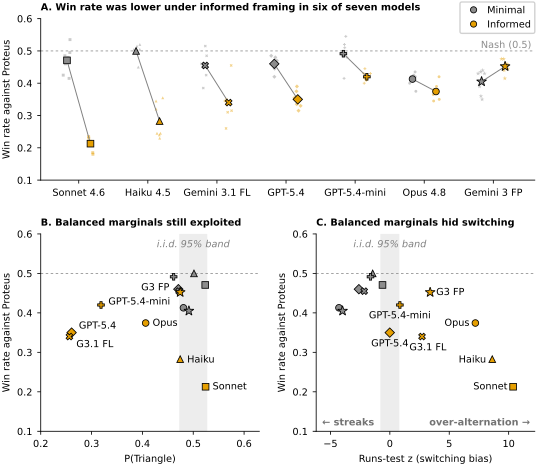

Reproduce this figure in Python.
"""Results figure, colour fork of fig_results_bw.py: colour encodes condition (baseline gray = minimal, orange = informed),
marker shape encodes model; no SEM whiskers (panel A shows the individual sessions instead).

A. Win rate was lower under informed framing in six of seven models (full width).
B. Win rate vs P(Triangle); band = 95% range of a cell mean (7 x 200 choices) under i.i.d. fair-coin play.
C. Win rate vs runs z; band = 95% range of a cell mean of seven session z scores under the same null (|z| < 1.96/sqrt(7)).
Panels A-C are the preprint's Figure 3, regenerated from the release data; the stay/shift plot is a separate
appendix figure. Inputs are the release bundle's data/sessions.csv (dataset == 'main') and
data/trials_compact.csv; set RELEASE below. Direct labels are hand-placed in data coordinates.
"""
import os, numpy as np, pandas as pd
import matplotlib.pyplot as plt, matplotlib as mpl

RELEASE = os.environ.get("PACA_RELEASE", os.path.join(os.path.dirname(os.path.abspath(__file__)), "..", "..", "release"))
OUT = os.path.dirname(os.path.abspath(__file__))

FS = 7.0   # every text element, matching Figure 1 (DejaVu Sans, 7 pt on the page)
mpl.rcParams.update({'font.family': 'DejaVu Sans', 'font.size': FS, 'axes.titlesize': FS, 'axes.labelsize': FS,
                     'xtick.labelsize': FS, 'ytick.labelsize': FS, 'legend.fontsize': FS,
                     'axes.linewidth': 0.6, 'xtick.major.width': 0.6, 'ytick.major.width': 0.6,
                     'xtick.major.size': 2.5, 'ytick.major.size': 2.5, 'pdf.fonttype': 42})
rng = np.random.default_rng(7)
MODELS = ['Opus 4.8', 'Sonnet 4.6', 'Haiku 4.5', 'GPT-5.4', 'GPT-5.4-mini', 'Gemini 3.1 FL', 'Gemini 3 FP']
MARKER = {'Opus 4.8': 'o', 'Sonnet 4.6': 's', 'Haiku 4.5': '^', 'GPT-5.4': 'D', 'GPT-5.4-mini': 'P',
          'Gemini 3.1 FL': 'X', 'Gemini 3 FP': '*'}
SHORT = {'Opus 4.8': 'Opus', 'Sonnet 4.6': 'Sonnet', 'Haiku 4.5': 'Haiku', 'GPT-5.4': 'GPT-5.4',
         'GPT-5.4-mini': 'GPT-5.4-mini', 'Gemini 3.1 FL': 'G3.1 FL', 'Gemini 3 FP': 'G3 FP'}
GROUP = {'Opus 4.8': 'opus', 'Sonnet 4.6': 'sonnet', 'Haiku 4.5': 'haiku', 'GPT-5.4': 'gpt54',
         'GPT-5.4-mini': 'gpt54mini', 'Gemini 3.1 FL': 'gemini31fl', 'Gemini 3 FP': 'gemini3fp'}
MS = {m: (7.5 if MARKER[m] == '*' else 4.8) for m in MODELS}
COND = {'minimalist': '#8C8C8C', 'informed': '#E69F00'}   # baseline gray = minimal, orange accent = informed

def pt(ax, x, y, m, cond, z=5):
    ax.plot(x, y, MARKER[m], mfc=COND[cond], mec='k', mew=0.6, ms=MS[m], zorder=z)

ses = pd.read_csv(os.path.join(RELEASE, 'data', 'sessions.csv')); ses = ses[ses.dataset == 'main']
def cellm(m, cond, col):
    d = ses[(ses.model_group == GROUP[m]) & (ses.prompt_mode == cond)]
    return d[col].mean(), d[col].sem()

fig = plt.figure(figsize=(5.5, 4.7))
gs = fig.add_gridspec(2, 2, height_ratios=[0.9, 1.1], hspace=0.30, wspace=0.26, left=0.085, right=0.985, top=0.955, bottom=0.075)
axA = fig.add_subplot(gs[0, :]); axB = fig.add_subplot(gs[1, 0]); axC = fig.add_subplot(gs[1, 1])

# ---- A ----  models ordered left to right by the drop in mean win rate from minimal to informed
ORDER_A = sorted(MODELS, key=lambda m: -(cellm(m, 'minimalist', 'win_rate')[0] - cellm(m, 'informed', 'win_rate')[0]))
print('panel A order:', ', '.join(f"{m} ({cellm(m, 'minimalist', 'win_rate')[0] - cellm(m, 'informed', 'win_rate')[0]:+.3f})" for m in ORDER_A))
axA.axhline(0.5, color='0.55', lw=0.6, ls=(0, (3, 3)), zorder=1)
axA.text(6.55, 0.503, 'Nash (0.5)', fontsize=FS, color='0.55', va='bottom', ha='right')
for i, m in enumerate(ORDER_A):
    for cond, dx in [('minimalist', -0.17), ('informed', 0.17)]:
        d = ses[(ses.model_group == GROUP[m]) & (ses.prompt_mode == cond)].win_rate.values
        jx = i + dx + rng.uniform(-0.055, 0.055, len(d))
        if cond == 'minimalist':
            axA.plot(jx, d, MARKER[m], mfc=COND[cond], mec='none', ms=2.1 if MARKER[m] != '*' else 3.4, alpha=0.45, zorder=2)
        else:
            axA.plot(jx, d, MARKER[m], mfc=COND[cond], mec='none', ms=2.1 if MARKER[m] != '*' else 3.4, alpha=0.45, zorder=2)
    mm = ses[(ses.model_group == GROUP[m]) & (ses.prompt_mode == 'minimalist')].win_rate
    ii = ses[(ses.model_group == GROUP[m]) & (ses.prompt_mode == 'informed')].win_rate
    axA.plot([i - 0.17, i + 0.17], [mm.mean(), ii.mean()], '-', color='0.5', lw=0.7, zorder=3)
    for cond, dx, d in [('minimalist', -0.17, mm), ('informed', 0.17, ii)]:
        pt(axA, i + dx, d.mean(), m, cond)
axA.set_xticks(range(7), ORDER_A)
axA.set_xlim(-0.55, 6.6); axA.set_ylim(0.10, 0.60)
axA.set_ylabel('Win rate against Proteus')
axA.set_title('A. Win rate was lower under informed framing in six of seven models', loc='left', fontsize=FS, fontweight='bold')
h = [plt.Line2D([], [], marker='o', mfc=COND['minimalist'], mec='k', mew=0.6, ls='', ms=4.5, label='Minimal'),
     plt.Line2D([], [], marker='o', mfc=COND['informed'], mec='k', mew=0.6, ls='', ms=4.5, label='Informed')]
# key: top edge level with the top of the panel title text
fig.canvas.draw()
_ttop = axA.title.get_window_extent(fig.canvas.get_renderer()).y1
_yfrac = axA.transAxes.inverted().transform((0, _ttop + 6.0 * fig.dpi / 72))[1]   # +6 pt above the title top
axA.legend(handles=h, loc='upper right', bbox_to_anchor=(1.0, _yfrac), borderaxespad=0.0, frameon=True, framealpha=0.9, edgecolor='0.8', fontsize=FS, handletextpad=0.4, borderpad=0.4)
axA.spines[['top', 'right']].set_visible(False)

# ---- B ----
B_XLIM = (0.2, 0.63)   # right margin makes room for the Nash label beside the Haiku minimalist point
bw = 1.96 * np.sqrt(0.25 / 1400)
axB.axvspan(0.5 - bw, 0.5 + bw, color='0.93', zorder=0)
axB.text(0.5, 0.585, 'i.i.d. 95% band', fontsize=FS, color='0.5', ha='center', va='top', style='italic')
axB.axhline(0.5, color='0.55', lw=0.6, ls=(0, (3, 3)), zorder=1)
labB = {'Sonnet 4.6': (0.538, 0.213, 'left'), 'Haiku 4.5': (0.488, 0.281, 'left'), 'Opus 4.8': (0.420, 0.374, 'left'),
        'GPT-5.4': (0.275, 0.367, 'left'), 'GPT-5.4-mini': (0.333, 0.428, 'left'), 'Gemini 3.1 FL': (0.270, 0.320, 'left'),
        'Gemini 3 FP': (0.453, 0.464, 'right')}
for m in MODELS:
    for cond, z in [('minimalist', 4), ('informed', 5)]:
        (x, xs), (y, ys_) = cellm(m, cond, 'P_triangle'), cellm(m, cond, 'win_rate')
        pt(axB, x, y, m, cond, z)
        if cond == 'informed':
            lx, ly, ha = labB[m]; axB.text(lx, ly, SHORT[m], fontsize=FS, ha=ha, va='center', zorder=6)
axB.set_xlim(*B_XLIM); axB.set_ylim(0.10, 0.60); axB.set_xticks([0.2, 0.3, 0.4, 0.5, 0.6])
axB.set_xlabel('P(Triangle)'); axB.set_ylabel('Win rate against Proteus')
axB.set_title('B. Balanced marginals still exploited', loc='left', fontsize=FS, fontweight='bold')
axB.spines[['top', 'right']].set_visible(False)

# ---- C ----
cw = 1.96 / np.sqrt(7)   # null 95% range for the mean of seven session z scores
axC.axvspan(-cw, cw, color='0.93', zorder=0)
axC.text(0, 0.585, 'i.i.d. 95% band', fontsize=FS, color='0.5', ha='center', va='top', style='italic')
axC.axhline(0.5, color='0.55', lw=0.6, ls=(0, (3, 3)), zorder=1)
axC.text(-5.7, 0.115, '← streaks', fontsize=FS, color='0.45', ha='left', fontweight='bold')
axC.text(11.8, 0.115, 'over-alternation →', fontsize=FS, color='0.45', ha='right', fontweight='bold')
labC = {'Sonnet 4.6': (9.9, 0.213, 'right'), 'Haiku 4.5': (8.1, 0.281, 'right'), 'Opus 4.8': (6.7, 0.374, 'right'),
        'GPT-5.4': (0.0, 0.322, 'center'), 'GPT-5.4-mini': (0.84, 0.393, 'center'), 'Gemini 3.1 FL': (3.2, 0.312, 'center'),
        'Gemini 3 FP': (3.9, 0.452, 'left')}
for m in MODELS:
    for cond, z in [('minimalist', 4), ('informed', 5)]:
        (x, xs), (y, ys_) = cellm(m, cond, 'runs_z'), cellm(m, cond, 'win_rate')
        pt(axC, x, y, m, cond, z)
        if cond == 'informed':
            lx, ly, ha = labC[m]; axC.text(lx, ly, SHORT[m], fontsize=FS, ha=ha, va='center', zorder=6)
axC.set_xlim(-6.2, 12.2); axC.set_ylim(0.10, 0.60); axC.set_xticks([-5, 0, 5, 10])
axC.set_xlabel('Runs-test z (switching bias)'); axC.set_ylabel('Win rate against Proteus')
axC.set_title('C. Balanced marginals hid switching', loc='left', fontsize=FS, fontweight='bold')
axC.spines[['top', 'right']].set_visible(False)

# Save at the printed size (5.5 in wide, no rescaling in LaTeX), so 7 pt here is 7 pt on the page.
fig.canvas.draw()
bb = fig.get_tightbbox(fig.canvas.get_renderer())
print(f"tight bbox: {bb.width:.2f} x {bb.height:.2f} in (canvas {fig.get_figwidth():.2f} x {fig.get_figheight():.2f})")
fig.savefig(os.path.join(OUT, 'fig_results_color.pdf'), bbox_inches='tight', pad_inches=0.02)
fig.savefig(os.path.join(OUT, 'fig_results_color.png'), dpi=300, bbox_inches='tight', pad_inches=0.02)
print('wrote fig_results_color.pdf / .png')
